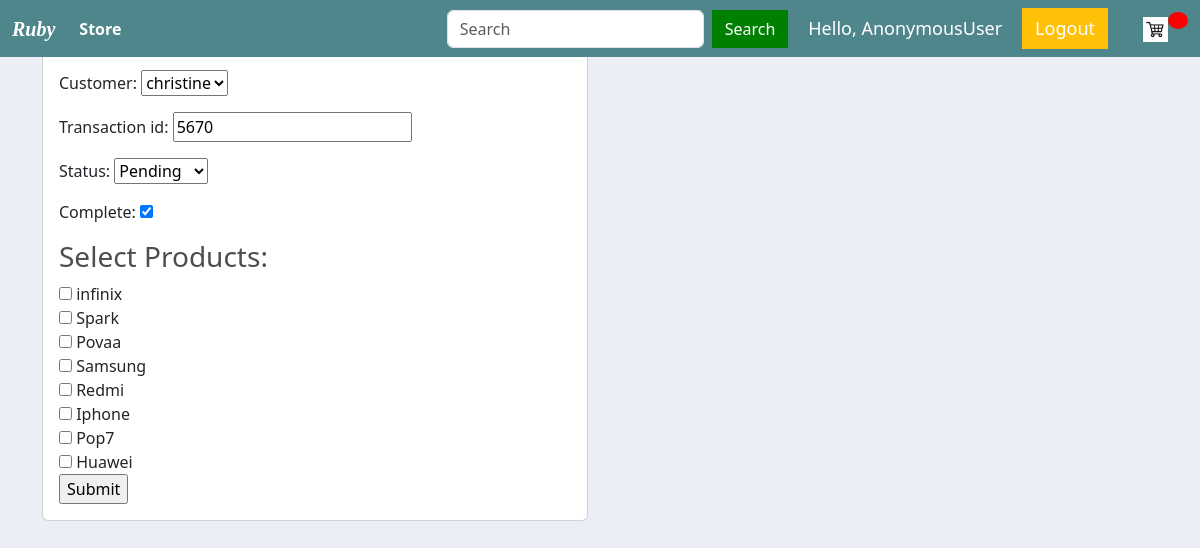
The app's page /update_order1/197/ with its own data.
### store/models.py (models this page shows, shortened)
class Order(models.Model):
    STATUS = (
        ('Pending', 'Pending'),
        ('Delivered', 'Delivered'),
    )
    customer = models.ForeignKey(Customer, on_delete=models.SET_NULL, null=True, blank=True)
    product = models.ManyToManyField(Product, blank=True)
    date_ordered = models.DateTimeField(auto_now_add=True)
    complete = models.BooleanField(default=False)#false
    transaction_id = models.CharField(max_length=100, null=False )
    date_created = models.DateTimeField(default=timezone.now)
    status = models.CharField(max_length=200, null=True, choices=STATUS)

class Product(models.Model):
    CATEGORY = (
        ('Android', 'Android'),
        ('Apple', 'Apple'),
    )
    name = models.CharField(max_length=200)
    price = models.FloatField()
    digital = models.BooleanField(default=False, null=True, blank=True)
    image = models.ImageField(null=True, blank=True)
    image1= models.ImageField(null=True, blank=True)
    image2= models.ImageField(null=True, blank=True)
    image3= models.ImageField(null=True, blank=True)
    category = models.CharField(max_length=200, null=True, choices=CATEGORY)
    date_created = models.DateTimeField(default=timezone.now)
    description = models.TextField(blank=True)

### store/views.py (the view, shortened to what this page needs)
# urls.py: path('update_order1/<str:pk>/', views.updateOrder1, name="update_order1"),
def updateOrder1(request, pk):
    order = Order.objects.get(id=pk)
    form = OrderForm(instance=order)
    products = Product.objects.all()  # Retrieve all products
    context = {'form': form, 'products': products, 'order': order}  # Pass products and order to the template context
    return render(request, 'store/order_form.html', context)

### store/forms.py
class OrderForm(ModelForm):
    class Meta:
        model = Order
        fields = ["customer", "transaction_id", "status", "complete"]

### store/models.py (called while the page is built)
    def __str__(self):
        return self.name

### store/templates/store/order_form.html (shortened to what this page needs)
{% extends 'store/main.html' %}
{% load static %}
{% block content %}
<div class="row">
    <div class="col-md-6">
        <div class="card card-body">
            <form action="" method="POST">
                {{ form.as_p }}
                <h3>Select Products:</h3>
                {% for product in products %}
                    <input type="checkbox" name="products" value="{{ product.id }}"> {{ product.name }}<br>
                {% endfor %}
                <input type="submit" name="Submit">
            </form>
        </div>
    </div>
</div>
{% endblock %}

### static/css/main.css (style rules this page uses)
body { margin-top: 3%; background-color: hsl(0, 0%, 98%); }
h1,h2,h3,h4,h5,h6 { color:hsl(0, 0%, 30%); }

### store/templates/store/main.html (style rules this page uses)
body { background-color: #ebeff5; }

### records on screen
Order: customer "christine", transaction_id "5670", status "Pending", complete "☑"
Product: name "infinix"
Product: name "Spark"
Product: name "Povaa"
Product: name "Samsung"
Product: name "Redmi"
Product: name "Iphone"
Product: name "Pop7"
Product: name "Huawei"

### other values on screen
{{ request.user }} "AnonymousUser"
